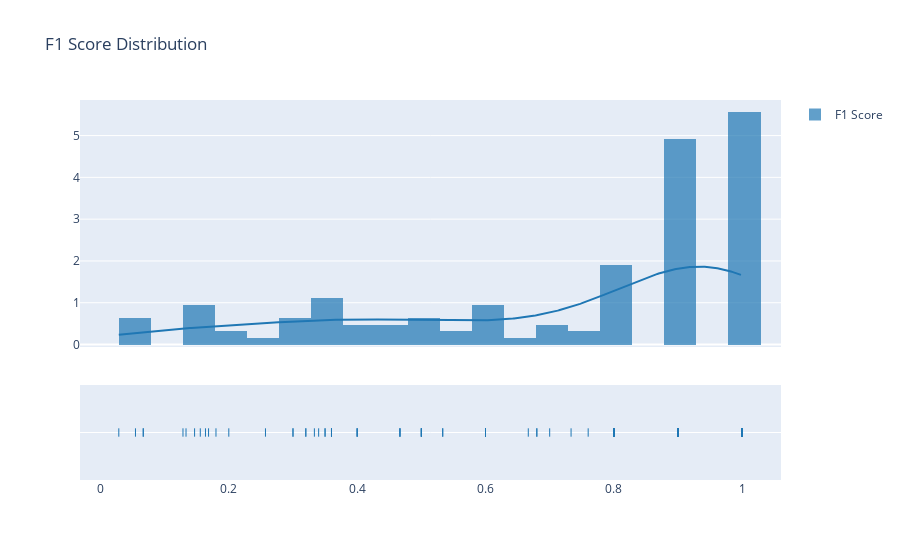

Notebook code for this chart:
### Code cell
import plotly.figure_factory as ff

fig = ff.create_distplot([f1], ["F1 Score"], bin_size=0.05)
fig.update_layout(title="F1 Score Distribution")
fig.show()

### Figure 1 — Plotly figure (JSON) as saved in the notebook; plotly's stock layout.template omitted (floating-point values rounded to 4 significant figures; data arrays with more than 128 entries replaced by an {"elided": "..."} marker saying what was removed)
{"data": [{"autobinx": false, "histnorm": "probability density", "legendgroup": "F1 Score", "marker": {"color": "rgb(31, 119, 180)"}, "name": "F1 Score", "opacity": 0.7, "type": "histogram", "x": [0.4667, 0.1467, 0.18, 1, 0.8, 0.4, 0.06667, 0.02857, 0.5, 0.05455, 0.34, 0.1684, 0.76, 0.4667, 0.06667, 0.5333, 0.5333, 0.1556, 1, 1, 1, 1, 1, 0.9, 0.8, 0.9, 1, 0.9, 1, 0.9, 1, 0.9, 0.9, 0.8, 1, 0.35, 0.9, 1, 1, 1, 1, 1, 1, 1, 0.9, 0.68, 0.36, 1, 1, 0.6, 1, 1, 1, 0.6, 0.8, 0.2, 1, 1, 0.8, 0.9, 1, 1, 0.9, 0.8, 0.32, 0.5, 0.6, 0.9, 0.68, 0.9, 0.7333, 0.9, 0.9, 0.9, 0.5, 0.3, 0.1333, 1, 0.4667, 1, 0.35, 1, 0.8, 0.6667, 0.36, 0.9, 0.6, 0.9, 0.9, 1, 1, 0.8, 0.6, 0.9, 0.9, 0.9, 0.9, 0.9, 0.4, 0.4, 0.8, 0.3333, 0.3, 0.9, 1, 0.1286, 0.9, 0.1636, 0.36, 0.2571, 0.32, 0.8, 0.7, 1, 1, 1, 0.8, 0.6, 0.9, 0.9, 0.9, 0.8, 0.9, 0.9, 0.9, 0.5], "xaxis": "x", "xbins": {"end": 1, "size": 0.05, "start": 0.02857}, "yaxis": "y"}, {"legendgroup": "F1 Score", "marker": {"color": "rgb(31, 119, 180)"}, "mode": "lines", "name": "F1 Score", "showlegend": false, "type": "scatter", "x": {"elided": "500 float values"}, "xaxis": "x", "y": {"elided": "500 float values"}, "yaxis": "y"}, {"legendgroup": "F1 Score", "marker": {"color": "rgb(31, 119, 180)", "symbol": "line-ns-open"}, "mode": "markers", "name": "F1 Score", "showlegend": false, "type": "scatter", "x": [0.4667, 0.1467, 0.18, 1, 0.8, 0.4, 0.06667, 0.02857, 0.5, 0.05455, 0.34, 0.1684, 0.76, 0.4667, 0.06667, 0.5333, 0.5333, 0.1556, 1, 1, 1, 1, 1, 0.9, 0.8, 0.9, 1, 0.9, 1, 0.9, 1, 0.9, 0.9, 0.8, 1, 0.35, 0.9, 1, 1, 1, 1, 1, 1, 1, 0.9, 0.68, 0.36, 1, 1, 0.6, 1, 1, 1, 0.6, 0.8, 0.2, 1, 1, 0.8, 0.9, 1, 1, 0.9, 0.8, 0.32, 0.5, 0.6, 0.9, 0.68, 0.9, 0.7333, 0.9, 0.9, 0.9, 0.5, 0.3, 0.1333, 1, 0.4667, 1, 0.35, 1, 0.8, 0.6667, 0.36, 0.9, 0.6, 0.9, 0.9, 1, 1, 0.8, 0.6, 0.9, 0.9, 0.9, 0.9, 0.9, 0.4, 0.4, 0.8, 0.3333, 0.3, 0.9, 1, 0.1286, 0.9, 0.1636, 0.36, 0.2571, 0.32, 0.8, 0.7, 1, 1, 1, 0.8, 0.6, 0.9, 0.9, 0.9, 0.8, 0.9, 0.9, 0.9, 0.5], "xaxis": "x", "y": ["F1 Score", "F1 Score", "F1 Score", "F1 Score", "F1 Score", "F1 Score", "F1 Score", "F1 Score", "F1 Score", "F1 Score", "F1 Score", "F1 Score", "F1 Score", "F1 Score", "F1 Score", "F1 Score", "F1 Score", "F1 Score", "F1 Score", "F1 Score", "F1 Score", "F1 Score", "F1 Score", "F1 Score", "F1 Score", "F1 Score", "F1 Score", "F1 Score", "F1 Score", "F1 Score", "F1 Score", "F1 Score", "F1 Score", "F1 Score", "F1 Score", "F1 Score", "F1 Score", "F1 Score", "F1 Score", "F1 Score", "F1 Score", "F1 Score", "F1 Score", "F1 Score", "F1 Score", "F1 Score", "F1 Score", "F1 Score", "F1 Score", "F1 Score", "F1 Score", "F1 Score", "F1 Score", "F1 Score", "F1 Score", "F1 Score", "F1 Score", "F1 Score", "F1 Score", "F1 Score", "F1 Score", "F1 Score", "F1 Score", "F1 Score", "F1 Score", "F1 Score", "F1 Score", "F1 Score", "F1 Score", "F1 Score", "F1 Score", "F1 Score", "F1 Score", "F1 Score", "F1 Score", "F1 Score", "F1 Score", "F1 Score", "F1 Score", "F1 Score", "F1 Score", "F1 Score", "F1 Score", "F1 Score", "F1 Score", "F1 Score", "F1 Score", "F1 Score", "F1 Score", "F1 Score", "F1 Score", "F1 Score", "F1 Score", "F1 Score", "F1 Score", "F1 Score", "F1 Score", "F1 Score", "F1 Score", "F1 Score", "F1 Score", "F1 Score", "F1 Score", "F1 Score", "F1 Score", "F1 Score", "F1 Score", "F1 Score", "F1 Score", "F1 Score", "F1 Score", "F1 Score", "F1 Score", "F1 Score", "F1 Score", "F1 Score", "F1 Score", "F1 Score", "F1 Score", "F1 Score", "F1 Score", "F1 Score", "F1 Score", "F1 Score", "F1 Score", "F1 Score"], "yaxis": "y2"}], "layout": {"barmode": "overlay", "hovermode": "closest", "legend": {"traceorder": "reversed"}, "title": {"text": "F1 Score Distribution"}, "xaxis": {"anchor": "y2", "domain": [0, 1], "zeroline": false}, "yaxis": {"anchor": "free", "domain": [0.35, 1], "position": 0}, "yaxis2": {"anchor": "x", "domain": [0, 0.25], "dtick": 1, "showticklabels": false}}}
